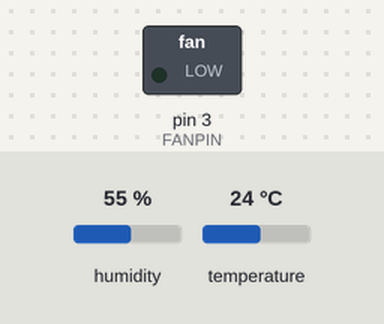
A sketch run on a simulated Arduino Uno, built with avr-gcc and run on an emulated ATmega328P. Parts: switched loads named in the sketch (green lamp = pin HIGH). Inputs (shaded band) come from the test bench; at power-on: temperature 24 °C, humidity 55 %.

Above: at 2.8 s.
2.9 s: temperature set to 29 °C
5.6 s: temperature set to 32 °C
At 7.1 s:
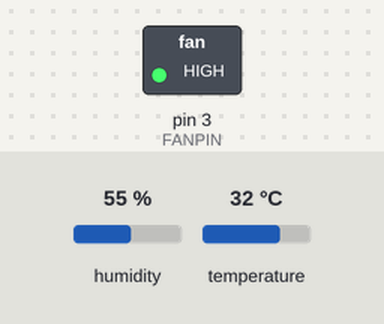
8.3 s: temperature set to 12 °C
At 10.6 s:
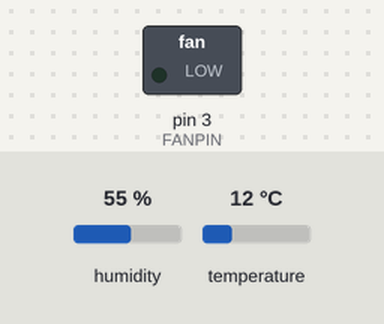
11.6 s: temperature set to 33 °C
At 13.0 s:
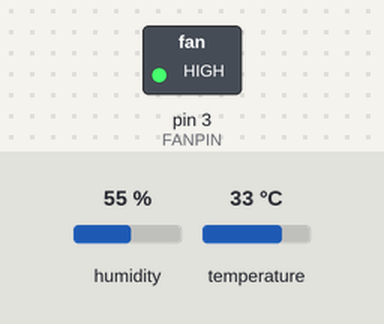
Timing chart, 0 to 14.6 s (numbered marks = the images above; inputs shaded):
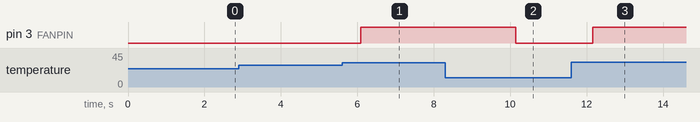

Measured:
- the behaviour switches between 30 and 31 °C on temperature (found by bisection; images 0 and 1)
- after the input at 2.9 s, every drawn part: stays the same
- after the input at 5.6 s, pin 3 (FANPIN): LOW → HIGH after 0.49 s
- after the input at 8.3 s, pin 3 (FANPIN): HIGH → LOW after 1.8 s
- after the input at 11.6 s, pin 3 (FANPIN): LOW → HIGH after 0.56 s

The sketch:

automatedfan.ino
```cpp
#include <DHT.h>

#define DHTPIN 2       // DHT sensor connected to pin D2
#define DHTTYPE DHT11  // DHT11 or DHT22
#define FANPIN 3       // Fan connected to pin D3

DHT dht(DHTPIN, DHTTYPE);

void setup() {
    pinMode(FANPIN, OUTPUT);
    dht.begin();
}

void loop() {
    float temperature = dht.readTemperature(); // Read temperature in Celsius

    if (temperature > 30) { // Threshold temperature
        digitalWrite(FANPIN, HIGH); // Turn fan ON
    } else {
        digitalWrite(FANPIN, LOW); // Turn fan OFF
    }

    delay(2000); // Wait 2 seconds before next reading
}
```
